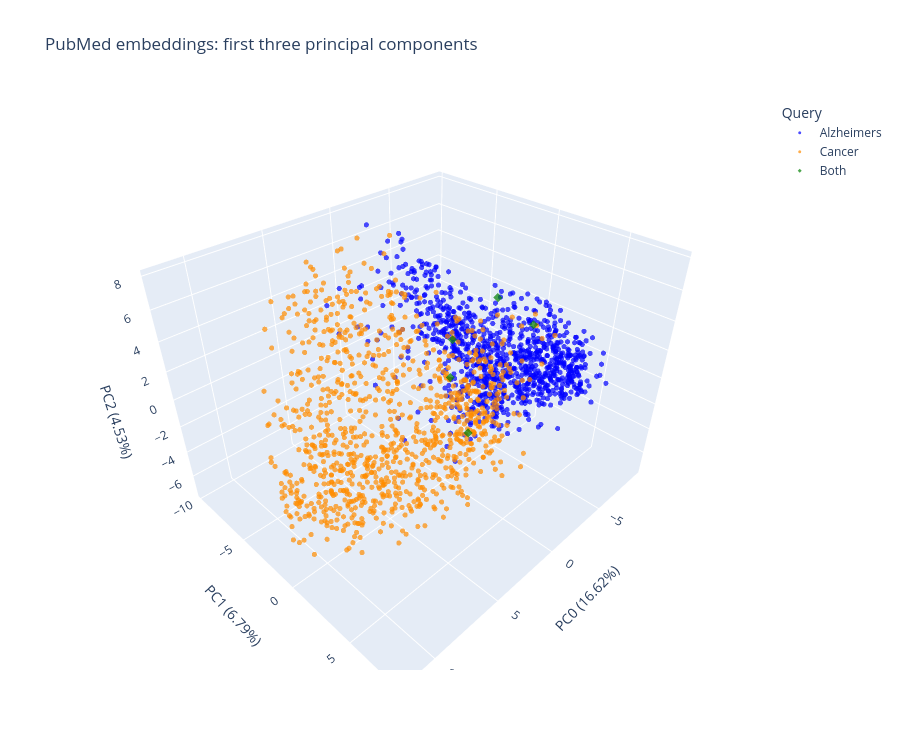

Write notebook code for a chart like this one.
### Markdown cell above
### 6. Explore an interactive 3D view

Rotate the plot and hover over points to identify their PMIDs and titles.

### Code cell
import pandas as pd
import plotly.express as px

# Keep coordinates, labels, and metadata in the same PMID order
plot_data = pd.DataFrame({
    "PC0": X_pca[:, 0],
    "PC1": X_pca[:, 1],
    "PC2": X_pca[:, 2],
    "Query": labels,
    "PMID": pmids,
    "Title": [papers[pmid]["ArticleTitle"] for pmid in pmids],
})

# Create an interactive 3D scatter plot
fig = px.scatter_3d(
    plot_data,
    x="PC0",
    y="PC1",
    z="PC2",
    color="Query",
    symbol="Query",
    color_discrete_map={
        "Alzheimers": "blue",
        "Cancer": "darkorange",
        "Both": "green",
    },
    symbol_map={
        "Alzheimers": "circle",
        "Cancer": "circle",
        "Both": "diamond",
    },
    hover_name="PMID",
    hover_data={"Title": True},
    opacity=0.7,
    title="PubMed embeddings: first three principal components",
    height=750,
)

# Label each axis with its explained variance
variance_ratios = pca.explained_variance_ratio_

fig.update_layout(
    scene={
        "xaxis_title": f"PC0 ({variance_ratios[0]:.2%})",
        "yaxis_title": f"PC1 ({variance_ratios[1]:.2%})",
        "zaxis_title": f"PC2 ({variance_ratios[2]:.2%})",
        "aspectmode": "data",
    }
)

fig.update_traces(marker={"size": 3})
fig.show()

### Figure 1 — Plotly figure (JSON) as saved in the notebook; plotly's stock layout.template omitted (floating-point values rounded to 4 significant figures; data arrays with more than 128 entries replaced by an {"elided": "..."} marker saying what was removed)
{"data": [{"customdata": {"elided": "995x1 str values"}, "hovertemplate": "<b>%{hovertext}</b><br><br>Query=Alzheimers<br>PC0=%{x}<br>PC1=%{y}<br>PC2=%{z}<br>Title=%{customdata[0]}<extra></extra>", "hovertext": {"elided": "995 str values"}, "legendgroup": "Alzheimers", "marker": {"color": "blue", "opacity": 0.7, "size": 3, "symbol": "circle"}, "mode": "markers", "name": "Alzheimers", "scene": "scene", "showlegend": true, "type": "scatter3d", "x": {"elided": "995 float values"}, "y": {"elided": "995 float values"}, "z": {"elided": "995 float values"}}, {"customdata": {"elided": "995x1 str values"}, "hovertemplate": "<b>%{hovertext}</b><br><br>Query=Cancer<br>PC0=%{x}<br>PC1=%{y}<br>PC2=%{z}<br>Title=%{customdata[0]}<extra></extra>", "hovertext": {"elided": "995 str values"}, "legendgroup": "Cancer", "marker": {"color": "darkorange", "opacity": 0.7, "size": 3, "symbol": "circle"}, "mode": "markers", "name": "Cancer", "scene": "scene", "showlegend": true, "type": "scatter3d", "x": {"elided": "995 float values"}, "y": {"elided": "995 float values"}, "z": {"elided": "995 float values"}}, {"customdata": [["A Closer Look at Indirect Causes of Death After Hurricane Maria Using a Semiparametric Model."], ["A new acyl derivative of sulfadimethoxine inhibits phagocyte oxidative burst and ameliorates inflammation in a mice model of zymosan-induced generalised inflammation."], ["The molecular landscape of neurological disorders: insights from single-cell RNA sequencing in neurology and neurosurgery."], ["Engineered probiotics introduced to improve intestinal microecology for the treatment of chronic diseases: present state and perspectives."], ["Risk of dementia among older patients with lymphoma: A Danish nationwide matched cohort study."]], "hovertemplate": "<b>%{hovertext}</b><br><br>Query=Both<br>PC0=%{x}<br>PC1=%{y}<br>PC2=%{z}<br>Title=%{customdata[0]}<extra></extra>", "hovertext": ["37970871", "37971604", "37974227", "37975092", "37976653"], "legendgroup": "Both", "marker": {"color": "green", "opacity": 0.7, "size": 3, "symbol": "diamond"}, "mode": "markers", "name": "Both", "scene": "scene", "showlegend": true, "type": "scatter3d", "x": [-3.714, -2.96, -0.7706, -1.955, -3.317], "y": [-3.072, 3.711, 1.165, 1.844, -2.81], "z": [0.2549, 4.51, -3.498, 5.895, -2.441]}], "layout": {"height": 750, "legend": {"title": {"text": "Query"}, "tracegroupgap": 0}, "scene": {"aspectmode": "data", "domain": {"x": [0, 1], "y": [0, 1]}, "xaxis": {"title": {"text": "PC0 (16.62%)"}}, "yaxis": {"title": {"text": "PC1 (6.79%)"}}, "zaxis": {"title": {"text": "PC2 (4.53%)"}}}, "title": {"text": "PubMed embeddings: first three principal components"}}}
